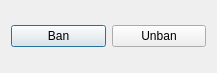
<?xml version="1.0" encoding="UTF-8"?>
<ui version="4.0">
 <class>Dialog</class>
 <widget class="QDialog" name="Dialog">
  <property name="geometry">
   <rect>
    <x>0</x>
    <y>0</y>
    <width>217</width>
    <height>73</height>
   </rect>
  </property>
  <property name="windowTitle">
   <string>Dialog</string>
  </property>
  <layout class="QHBoxLayout" name="horizontalLayout">
   <item>
    <layout class="QHBoxLayout" name="horizontalLayout_2">
     <item>
      <widget class="QPushButton" name="Ban">
       <property name="text">
        <string>Ban</string>
       </property>
      </widget>
     </item>
     <item>
      <widget class="QPushButton" name="Unban">
       <property name="text">
        <string>Unban</string>
       </property>
      </widget>
     </item>
    </layout>
   </item>
  </layout>
 </widget>
 <resources/>
 <connections/>
</ui>
